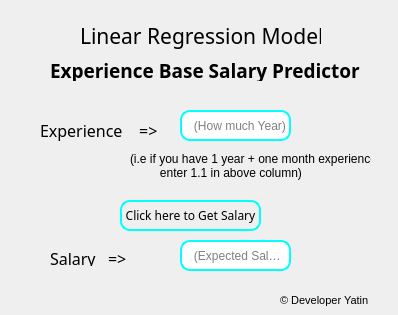
<?xml version="1.0" encoding="UTF-8"?>
<ui version="4.0">
 <class>LinearRegression</class>
 <widget class="QWidget" name="LinearRegression">
  <property name="geometry">
   <rect>
    <x>0</x>
    <y>0</y>
    <width>398</width>
    <height>315</height>
   </rect>
  </property>
  <property name="windowTitle">
   <string>Linear Regression </string>
  </property>
  <property name="windowIcon">
   <iconset>
    <normaloff>dev.png</normaloff>dev.png</iconset>
  </property>
  <widget class="QLabel" name="label">
   <property name="geometry">
    <rect>
     <x>80</x>
     <y>20</y>
     <width>241</width>
     <height>31</height>
    </rect>
   </property>
   <property name="font">
    <font>
     <family>MV Boli</family>
     <pointsize>16</pointsize>
    </font>
   </property>
   <property name="text">
    <string>Linear Regression Model</string>
   </property>
  </widget>
  <widget class="QLabel" name="label_2">
   <property name="geometry">
    <rect>
     <x>50</x>
     <y>60</y>
     <width>321</width>
     <height>21</height>
    </rect>
   </property>
   <property name="font">
    <font>
     <family>Lucida Bright</family>
     <pointsize>14</pointsize>
     <weight>75</weight>
     <bold>true</bold>
    </font>
   </property>
   <property name="text">
    <string>Experience Base Salary Predictor</string>
   </property>
  </widget>
  <widget class="QLineEdit" name="Experience">
   <property name="geometry">
    <rect>
     <x>180</x>
     <y>110</y>
     <width>111</width>
     <height>31</height>
    </rect>
   </property>
   <property name="styleSheet">
    <string notr="true">border:2px solid cyan;border-radius:10px;</string>
   </property>
   <property name="placeholderText">
    <string>   (How much Year)</string>
   </property>
  </widget>
  <widget class="QLabel" name="label_3">
   <property name="geometry">
    <rect>
     <x>40</x>
     <y>120</y>
     <width>131</width>
     <height>21</height>
    </rect>
   </property>
   <property name="font">
    <font>
     <family>Stencil</family>
     <pointsize>12</pointsize>
    </font>
   </property>
   <property name="text">
    <string>Experience    =&gt;</string>
   </property>
  </widget>
  <widget class="QLabel" name="label_4">
   <property name="geometry">
    <rect>
     <x>130</x>
     <y>150</y>
     <width>241</width>
     <height>31</height>
    </rect>
   </property>
   <property name="text">
    <string>(i.e if you have 1 year + one month experience 
         enter 1.1 in above column)</string>
   </property>
  </widget>
  <widget class="QLabel" name="label_5">
   <property name="geometry">
    <rect>
     <x>280</x>
     <y>290</y>
     <width>101</width>
     <height>21</height>
    </rect>
   </property>
   <property name="font">
    <font>
     <family>MS Shell Dlg 2</family>
     <pointsize>16</pointsize>
    </font>
   </property>
   <property name="text">
    <string notr="true">&lt;!DOCTYPE HTML PUBLIC &quot;-//W3C//DTD HTML 4.0//EN&quot; &quot;http://www.w3.org/TR/REC-html40/strict.dtd&quot;&gt;
&lt;html&gt;&lt;head&gt;&lt;meta name=&quot;qrichtext&quot; content=&quot;1&quot; /&gt;&lt;style type=&quot;text/css&quot;&gt;
p, li { white-space: pre-wrap; }
&lt;/style&gt;&lt;/head&gt;&lt;body style=&quot; font-family:'MS Shell Dlg 2'; font-size:8pt; font-weight:400; font-style:normal;&quot;&gt;
&lt;p style=&quot; margin-top:0px; margin-bottom:0px; margin-left:0px; margin-right:0px; -qt-block-indent:0; text-indent:0px;&quot;&gt;© Developer Yatin&lt;/p&gt;&lt;/body&gt;&lt;/html&gt;</string>
   </property>
  </widget>
  <widget class="QLabel" name="label_6">
   <property name="geometry">
    <rect>
     <x>50</x>
     <y>250</y>
     <width>91</width>
     <height>16</height>
    </rect>
   </property>
   <property name="font">
    <font>
     <family>Stencil</family>
     <pointsize>12</pointsize>
    </font>
   </property>
   <property name="text">
    <string>Salary   =&gt;</string>
   </property>
  </widget>
  <widget class="QLineEdit" name="Salary">
   <property name="geometry">
    <rect>
     <x>180</x>
     <y>240</y>
     <width>111</width>
     <height>31</height>
    </rect>
   </property>
   <property name="styleSheet">
    <string notr="true">border:2px solid cyan;border-radius:10px;</string>
   </property>
   <property name="text">
    <string/>
   </property>
   <property name="placeholderText">
    <string>   (Expected Salary)</string>
   </property>
  </widget>
  <widget class="QPushButton" name="GetSalary">
   <property name="geometry">
    <rect>
     <x>120</x>
     <y>200</y>
     <width>141</width>
     <height>31</height>
    </rect>
   </property>
   <property name="font">
    <font>
     <family>MS Reference Sans Serif</family>
    </font>
   </property>
   <property name="cursor">
    <cursorShape>PointingHandCursor</cursorShape>
   </property>
   <property name="styleSheet">
    <string notr="true">border:2px solid cyan;border-radius:10px;</string>
   </property>
   <property name="text">
    <string>Click here to Get Salary</string>
   </property>
  </widget>
 </widget>
 <resources/>
 <connections/>
</ui>
